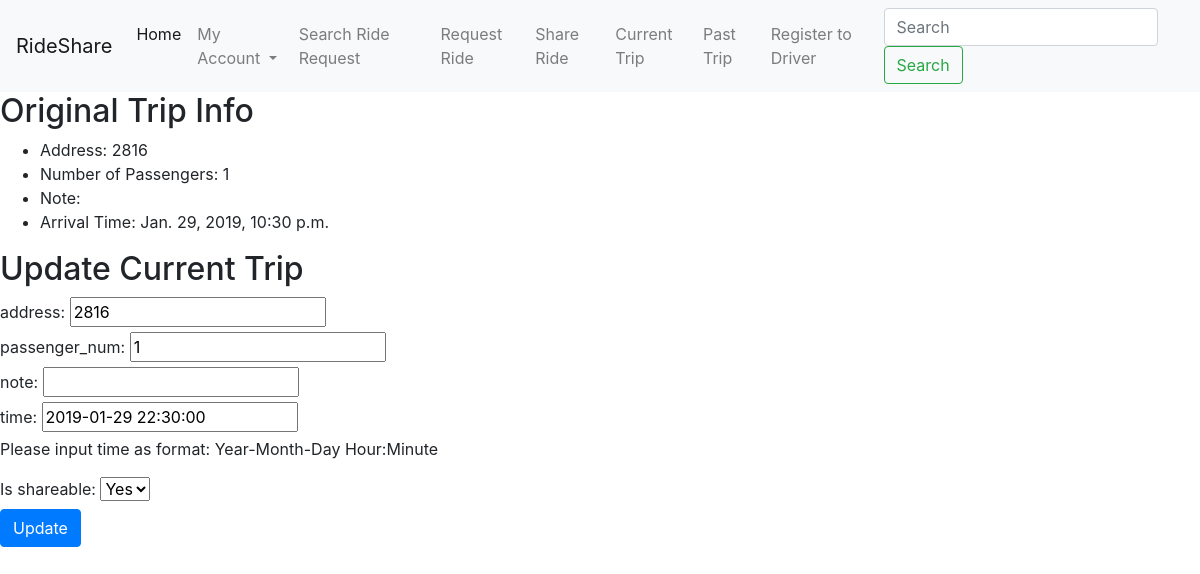
The page /user/1/current_trip_update/ (signed in) on the database its author committed.
### ride_share/models.py (models this page shows, shortened)
class Trip(models.Model):
    owner_id = models.PositiveSmallIntegerField('owner_id', default=0)
    address = models.CharField('address', max_length=128, default=None)
    note = models.CharField('note', max_length=128, blank=True)
    time = models.DateTimeField('time', default=timezone.now())
    curr_passenger = models.PositiveSmallIntegerField('curr_passenger', default=0)
    is_confirm = models.BooleanField('is_confirm', default=False)
    driver_id = models.PositiveSmallIntegerField('driver_id', default=0)
    is_complete = models.BooleanField('is_complete', default=False)
    is_shareable = models.BooleanField('is_shareable', default=False)
    class Meta:
        verbose_name = 'Trip Information'

### ride_share/views.py (the view)
# urls.py: re_path(r'^user/(?P<pk>\d+)/current_trip_update/$', views.current_trip_update, name='current_trip_update'),
@login_required
def current_trip_update(request, pk):
    user = get_object_or_404(User, pk=pk)
    user_profile = get_object_or_404(UserProfile, user=user)
    current_trip = find_current_trip(pk)
    if request.method == "POST":
        form = UpdateCurrentTripForm(request.POST)
        if current_trip and current_trip.is_confirm:
            return render(request, 'ride_share/current_trip_update.html',
                          {'message': 'Your trip is already confirmed by driver and can not be changed.'})
        if not current_trip.owner_id != pk:
            return render(request, 'ride_share/current_trip_update.html',
                          {'message': 'Only owner of this trip can modify request.'})
        if form.is_valid():
            current_trip.address = form.cleaned_data['address']
            current_trip.curr_passenger = form.cleaned_data['passenger_num']
            current_trip.note = form.cleaned_data['note']
            current_trip.time = form.cleaned_data['time']
            current_trip.is_shareable = form.cleaned_data['is_shareable']
            current_trip.save()
            return HttpResponseRedirect(reverse('ride_share:current_trip', args=[user.id]))
    else:
        default_data = {'address': current_trip.address, 'passenger_num': current_trip.curr_passenger,
                        'note': current_trip.note, 'time': current_trip.time}
        form = UpdateCurrentTripForm(default_data)
    return render(request, 'ride_share/current_trip_update.html', {'form': form, 'trip': current_trip})

### ride_share/forms.py
class UpdateCurrentTripForm(forms.Form):
    address = forms.CharField(label='address')
    passenger_num = forms.IntegerField(label='passenger_num')
    note = forms.CharField(label='note', required=False)
    time = forms.DateTimeField(label='time', input_formats=['%Y-%m-%d %H:%M', ],
                               help_text='Please input time as format: Year-Month-Day Hour:Minute')
    is_shareable = forms.ChoiceField(choices=[(True, 'Yes'), (False, 'No')], required=False)

### ride_share/views.py (called while the page is built, shortened)
def find_current_trip(pk):
    trip_owner = Trip.objects.filter(owner_id=pk, is_complete=False)
    trip_driver = Trip.objects.filter(driver_id=pk, is_complete=False)
    tripsharer = TripSharerList.objects.filter(user_id=pk)
    if trip_owner.exists():
        return trip_owner.all()[:1].get()

### ride_share/templates/ride_share/current_trip_update.html (shortened to what this page needs)
{% extends '../base.html' %}
    {% block content %}
    {%if message%}
    <li>{{message}}</li>
    {%else%}
    <h2>Original Trip Info</h2>
    <ul>
        <li>Address: {{ trip.address }} </li>
        <li>Number of Passengers: {{ trip.curr_passenger }} </li>
        <li>Note: {{ trip.note }} </li>
        <li>Arrival Time: {{ trip.time }} </li>
    </ul>
    <h2>Update Current Trip</h2>
    <div class="form-wrapper">
       <form method="post" action="" enctype="multipart/form-data">
          {% for field in form %}
               <div class="fieldWrapper">
            {{ field.label_tag }} {{ field }}
            {% if field.help_text %}
                 <p class="help">{{ field.help_text|safe }}</p>
            {% endif %}
               </div>
            {% endfor %}
          <div class="button-wrapper submit">
             <input class="btn btn-primary" type="submit" value="Update" />
          </div>
       </form>
    </div>
    {%endif%}
    {% endblock %}

### rows shown on the page
Trip: address "2816", curr_passenger "1", time "Jan. 29, 2019, 10:30 p.m.", form "2816" "2019-01-29 22:30:00" "Yes"

### other values the page prints
{{ field.label_tag }} "address:" "passenger_num:" "note:" "time:" "Is shareable:"
{{ field.help_text|safe }} "Please input time as format: Year-Month-Day Hour:Minute"
